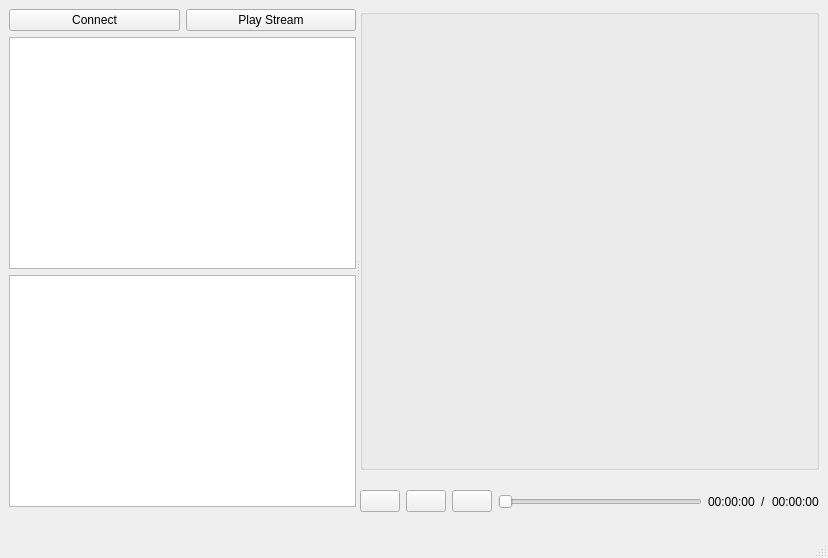
<?xml version="1.0" encoding="UTF-8"?>
<ui version="4.0">
 <class>MainWindow</class>
 <widget class="QMainWindow" name="MainWindow">
  <property name="geometry">
   <rect>
    <x>0</x>
    <y>0</y>
    <width>828</width>
    <height>558</height>
   </rect>
  </property>
  <property name="windowTitle">
   <string>MainWindow</string>
  </property>
  <widget class="QWidget" name="centralwidget">
   <layout class="QVBoxLayout" name="verticalLayout_3">
    <item>
     <widget class="QSplitter" name="splitter">
      <property name="orientation">
       <enum>Qt::Orientation::Horizontal</enum>
      </property>
      <widget class="QWidget" name="layoutWidget">
       <layout class="QVBoxLayout" name="verticalLayout">
        <item>
         <layout class="QHBoxLayout" name="horizontalLayout">
          <item>
           <widget class="QPushButton" name="btnConnect">
            <property name="text">
             <string>Connect</string>
            </property>
           </widget>
          </item>
          <item>
           <widget class="QPushButton" name="btnPlayStream">
            <property name="text">
             <string>Play Stream</string>
            </property>
           </widget>
          </item>
         </layout>
        </item>
        <item>
         <widget class="QTreeView" name="treeView"/>
        </item>
        <item>
         <widget class="QTreeView" name="treeView_Local"/>
        </item>
        <item>
         <widget class="QLabel" name="label_Video_Info">
          <property name="text">
           <string/>
          </property>
         </widget>
        </item>
       </layout>
      </widget>
      <widget class="QWidget" name="layoutWidget">
       <layout class="QVBoxLayout" name="verticalLayout_2" stretch="9,1">
        <item>
         <widget class="QGroupBox" name="groupBoxVideo">
          <property name="title">
           <string/>
          </property>
         </widget>
        </item>
        <item>
         <layout class="QHBoxLayout" name="horizontalLayout_4" stretch="1,9,0">
          <item>
           <layout class="QHBoxLayout" name="horizontalLayout_3" stretch="1,1,1">
            <item>
             <widget class="QPushButton" name="pushButton_Seek_Backward">
              <property name="text">
               <string/>
              </property>
             </widget>
            </item>
            <item>
             <widget class="QPushButton" name="pushButton_Seek_Forward">
              <property name="text">
               <string/>
              </property>
             </widget>
            </item>
            <item>
             <widget class="QPushButton" name="pushButton_Play_Pause">
              <property name="text">
               <string/>
              </property>
             </widget>
            </item>
           </layout>
          </item>
          <item>
           <widget class="QSlider" name="horizontalSlider_Duration">
            <property name="orientation">
             <enum>Qt::Orientation::Horizontal</enum>
            </property>
           </widget>
          </item>
          <item>
           <layout class="QHBoxLayout" name="horizontalLayout_2" stretch="5,0,5">
            <item>
             <widget class="QLabel" name="label_current_Time">
              <property name="text">
               <string>00:00:00</string>
              </property>
             </widget>
            </item>
            <item>
             <widget class="QLabel" name="label">
              <property name="text">
               <string>/</string>
              </property>
             </widget>
            </item>
            <item>
             <widget class="QLabel" name="label_Total_Time">
              <property name="text">
               <string>00:00:00</string>
              </property>
             </widget>
            </item>
           </layout>
          </item>
         </layout>
        </item>
       </layout>
      </widget>
     </widget>
    </item>
   </layout>
  </widget>
  <widget class="QMenuBar" name="menubar">
   <property name="geometry">
    <rect>
     <x>0</x>
     <y>0</y>
     <width>828</width>
     <height>36</height>
    </rect>
   </property>
  </widget>
  <widget class="QStatusBar" name="statusbar"/>
 </widget>
 <resources/>
 <connections/>
</ui>
